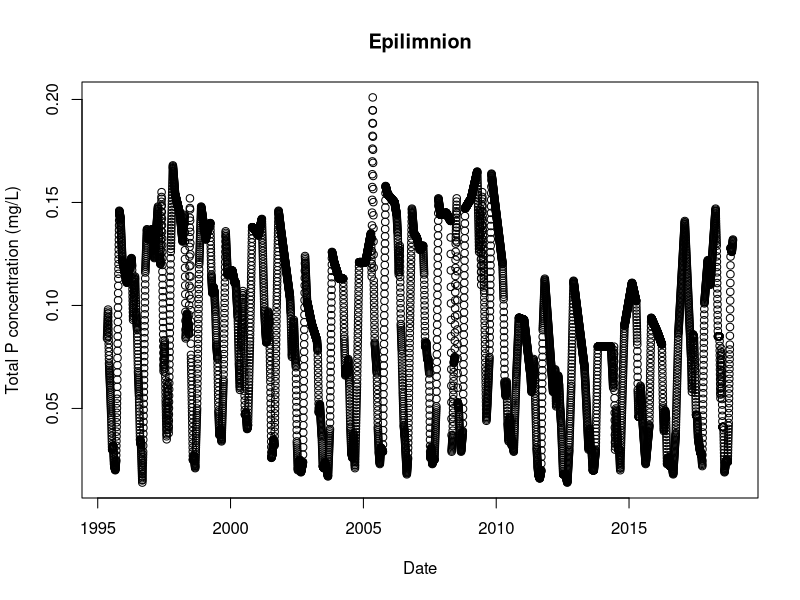
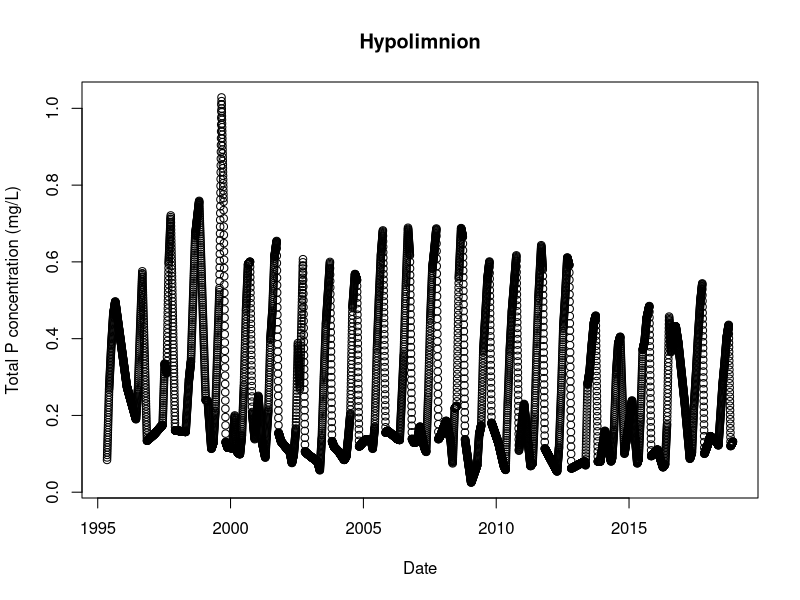
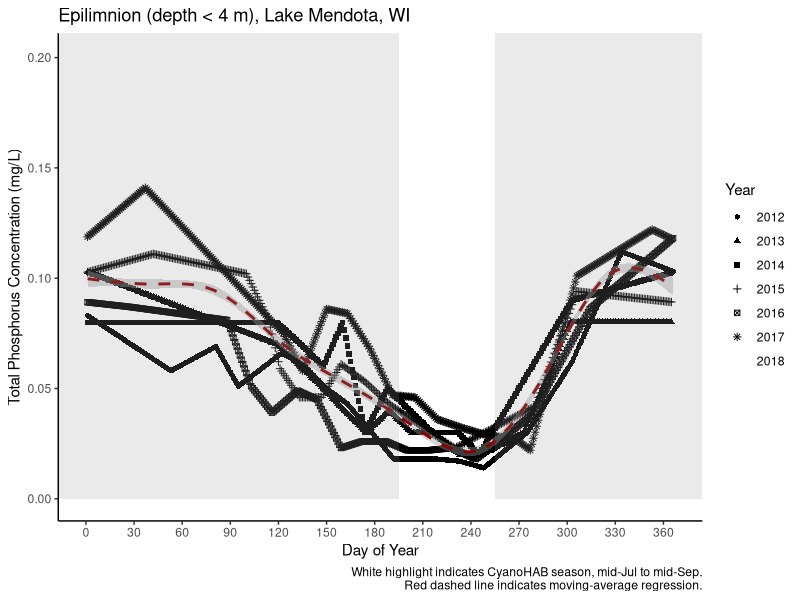
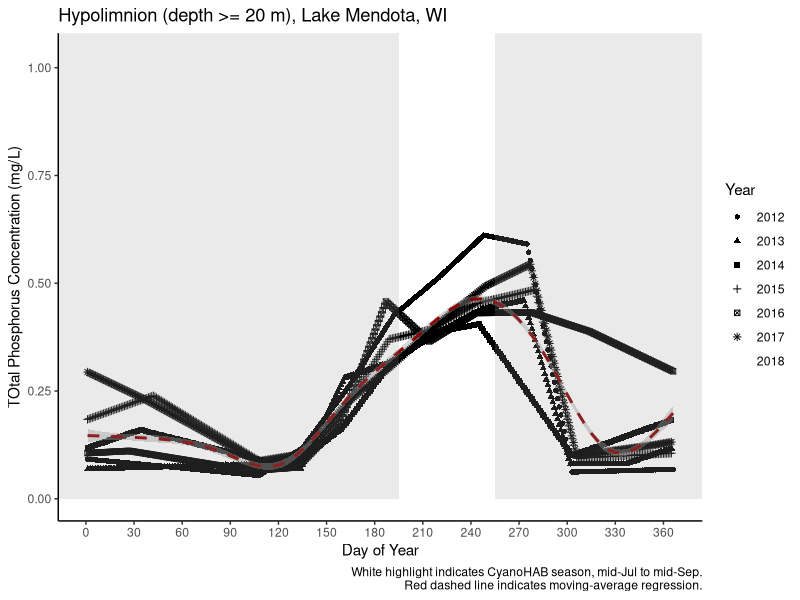
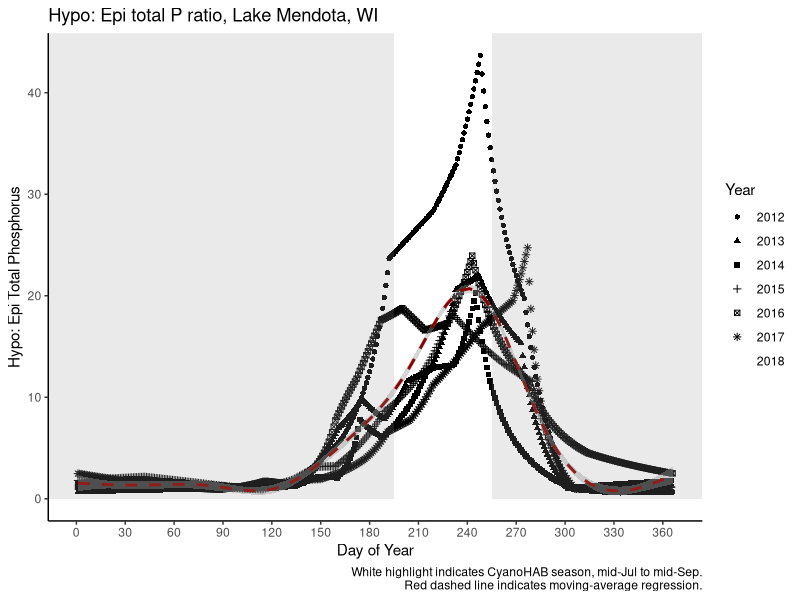

These charts were generated, in order, by the following R code: (Note: this script raises an error after producing the figures.)
## ---- chunk 1
library(dplyr) #needed for transforming data
library(ggplot2) #needed for plotting
## ---- chunk 2
data<- read.csv(file="Original_data/ntl1_v9_1_chem.csv", header=TRUE) #has nutrient data measured in lake
## ---- chunk 3
ME_P<- data %>%
  filter(lakeid=="ME", #filter for Lake Mendota
         rep=="1") %>% #filter for rep 1 data only (exclude analytical reps)
  mutate(sampledate=as.Date(sampledate, origin="1899-12-30"), #format as Date
         TotP_mgL=totpuf_sloh, #rename total P field with units (mg/L)
         DisP_mgL=drp_sloh, #rename dissolved P field with units (mg/L)
         Depth_m = depth) %>% #rename depth field with units (meters)
  select(sampledate, TotP_mgL, DisP_mgL, Depth_m) %>%
  filter(!is.na(TotP_mgL)) #remove records with NAs
stem(ME_P$Depth_m) #plots the number of observations by depth (y-axis)
## ---- chunk 4
Epi_P<- ME_P %>%
  filter(Depth_m < 4) %>% #for observations taken at or above 1.5 m
  group_by(sampledate) %>% #group all observations in same sample date
  summarize(TotP_mgL=mean(TotP_mgL, na.rm=TRUE)) #calculates mean for all depths in epi 

date_range<- seq( #creates a vector of sequence data
  min(Epi_P$sampledate), #starting at the first sample date
  max(Epi_P$sampledate), #ending at the last sample date
  by="1 day") #observations every day  
interpolated<- approx( #creates a vector of data that linearly interpolates 
  Epi_P$sampledate, #across date
  Epi_P$TotP_mgL, #the predicted values of epi total P 
  xout=date_range) #for every 1 day
epiP_interp <- data.frame( #creates a new data frame that has 
  sampledate = as.Date(interpolated$x), #measurements every 14 days
                             TotP_mgL=interpolated$y) #predicted hypo: epi P ratio
plot(epiP_interp,
     xlab="Date",
     ylab="Total P concentration (mg/L)",
     main="Epilimnion") #plots the new time series
## ---- chunk 5
Hypo_P<- ME_P %>%
  filter(Depth_m >= 20) %>% #for observations taken at or below 20 m
  group_by(sampledate) %>% #group all observations in same sample date
  summarize(TotP_mgL=mean(TotP_mgL, na.rm=TRUE)) #calculates mean for all depths in hypo

date_range<- seq( #creates a vector of sequence data
  min(Hypo_P$sampledate), #starting at the first sample date
  max(Hypo_P$sampledate), #ending at the last sample date
  by="1 day") #observations every day  
interpolated<- approx( #creates a vector of data that linearly interpolates 
  Hypo_P$sampledate, #across date
  Hypo_P$TotP_mgL, #the predicted values of epi total P 
  xout=date_range) #for every 1 day
hypoP_interp <- data.frame( #creates a new data frame that has 
  sampledate = as.Date(interpolated$x), #measurements every 14 days
                             TotP_mgL=interpolated$y) #predicted hypo: epi P ratio
plot(hypoP_interp,
     xlab="Date",
     ylab="Total P concentration (mg/L)",
     main="Hypolimnion") #plots the new time series

## ---- chunk 6
Me_P_water<- merge(epiP_interp, hypoP_interp, by="sampledate") #merge the epi and hypo P by sample date
Me_P_water<- Me_P_water %>% #need to clean up 
  mutate(Epi_TotP_mgL=TotP_mgL.x, #rename column
         TotP_mgL.x=NULL, #remove duplicate column
         Hypo_TotP_mgL=TotP_mgL.y,#rename column
         TotP_mgL.y=NULL,#remove duplicate column
         HE_ratio_TotP_mgL=Hypo_TotP_mgL/Epi_TotP_mgL, #calculate Hypo: Epi total P
         Yr=as.integer(format(sampledate, "%Y")), #adds field with year
         MoYr=format(sampledate, "%m/01/%Y"), #adds field with month and year
         daynum=as.integer(format(sampledate, "%j")), #adds field with Julian date
         Mo=as.integer(format(sampledate, "%m"))) #adds field with month)
## ---- chunk 7
ggplot(data=subset(Me_P_water, Yr>=2012), 
       aes(x=daynum,y=Epi_TotP_mgL)) + 
  geom_point(aes(shape=as.factor(Yr)))+
  labs(title="Epilimnion (depth < 4 m), Lake Mendota, WI", #plot title
       x="Day of Year", #x axis label
       y="Total Phosphorus Concentration (mg/L)", #y axis label
       shape="Year",
       caption="White highlight indicates CyanoHAB season, mid-Jul to mid-Sep.
       Red dashed line indicates moving-average regression.") + 
  ylim(0, max(Me_P_water$Epi_TotP_mgL)) +
  scale_x_continuous(breaks = seq(0, max(Me_P_water$daynum), #places axis tick marks
                                  by=30)) + #every 30 days (1 month) - CHANGE AS
  # NEEDED
  theme_classic()+
  #scale_color_continuous(name="Year")+
  geom_smooth(col="darkred", lty="dashed") + #adds loess curve (moving average regression model)
  annotate('rect', fill='gray60', alpha=.2, #creates a shadow box 
           xmin=-Inf, xmax=195, ymin=0, ymax=Inf) +#shadow box highlights CyanoHAB season
  annotate('rect', fill='gray60', alpha=.2, #creates a shadow box 
           xmin=255, xmax=Inf, ymin=0, ymax=Inf)  #shadow box highlights CyanoHAB season
## ---- chunk 8
ggplot(data=subset(Me_P_water, Yr>=2012), 
       aes(x=daynum,y=Hypo_TotP_mgL)) + 
  geom_point(aes(shape=as.factor(Yr)))+
  labs(title="Hypolimnion (depth >= 20 m), Lake Mendota, WI", #plot title
       x="Day of Year", #x axis label
       y="TOtal Phosphorus Concentration (mg/L)", #y axis label
       shape="Year",
       caption="White highlight indicates CyanoHAB season, mid-Jul to mid-Sep.
       Red dashed line indicates moving-average regression.") + 
  ylim(0, max(Me_P_water$Hypo_TotP_mgL)) +
  scale_x_continuous(breaks = seq(0, max(Me_P_water$daynum), #places axis tick marks
                                  by=30)) + #every 30 days (1 month) - CHANGE AS
  # NEEDED
  theme_classic()+
  #scale_color_continuous(name="Year")+ changed to factor no longer color
  geom_smooth(col="darkred", lty="dashed") + #adds loess curve (moving average regression model)
  annotate('rect', fill='gray60', alpha=.2, #creates a shadow box 
           xmin=-Inf, xmax=195, ymin=0, ymax=Inf) +#shadow box highlights CyanoHAB season
  annotate('rect', fill='gray60', alpha=.2, #creates a shadow box 
           xmin=255, xmax=Inf, ymin=0, ymax=Inf)  #shadow box highlights CyanoHAB season
## ---- chunk 9
ggplot(data=subset(Me_P_water, Yr>=2012), 
       aes(x=daynum,y=HE_ratio_TotP_mgL)) + 
  geom_point(aes(shape=as.factor(Yr)))+
  labs(title="Hypo: Epi total P ratio, Lake Mendota, WI", #plot title
       x="Day of Year", #x axis label
       y="Hypo: Epi Total Phosphorus", #y axis label
       shape="Year",
       caption="White highlight indicates CyanoHAB season, mid-Jul to mid-Sep.
       Red dashed line indicates moving-average regression.") + 
  ylim(0, max(Me_P_water$HE_ratio_TotP_mgL)) +
  scale_x_continuous(breaks = seq(0, max(Me_P_water$daynum), #places axis tick marks
                                  by=30)) + #every 30 days (1 month) - CHANGE AS
  # NEEDED
  theme_classic()+
  #scale_color_continuous(name="Year")+ changed to shape factor from color
  geom_smooth(col="darkred", lty="dashed") + #adds loess curve (moving average regression model)
  annotate('rect', fill='gray60', alpha=.2, #creates a shadow box 
           xmin=-Inf, xmax=195, ymin=0, ymax=Inf) +#shadow box highlights CyanoHAB season
  annotate('rect', fill='gray60', alpha=.2, #creates a shadow box 
           xmin=255, xmax=Inf, ymin=0, ymax=Inf)  #shadow box highlights CyanoHAB season
## ---- chunk 10
write.csv(Me_P_water, file="Cleaned_data/Mendota_P_water.csv")
